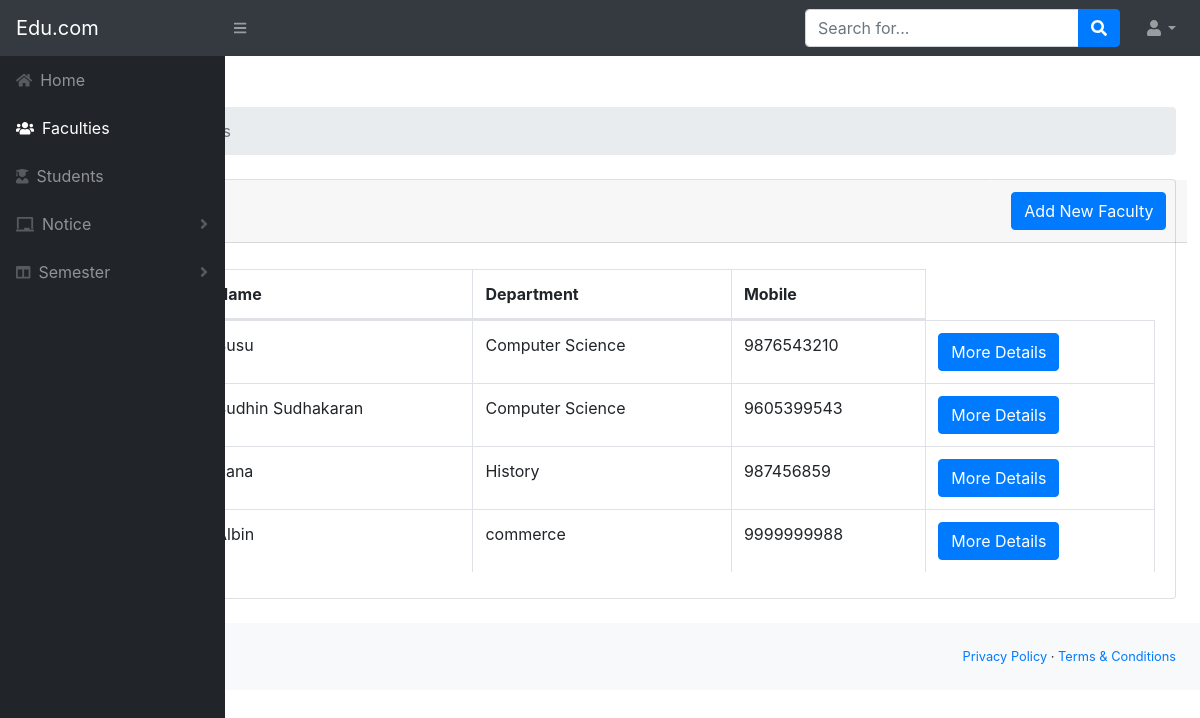
The app's page /view/admin_faculties.php (signed in) with its own data.
### tables this page shows
CREATE TABLE `faculty` (
  `fid` int(11) NOT NULL,
  `fname` varchar(50) NOT NULL,
  `faddress` varchar(100) NOT NULL,
  `fdept` varchar(20) NOT NULL,
  `femail` varchar(50) NOT NULL,
  `fmobile` bigint(20) NOT NULL,
  `fdob` date NOT NULL,
  `fgender` varchar(10) NOT NULL,
  `fpassword` varchar(50) NOT NULL,
  `fstatus` varchar(10) NOT NULL DEFAULT 'pending'
);

### model/AdminModel.php (called while the page is built, shortened)
<?php
    class AdminModel
    {
        function AdminFacultyView()
        {
            include 'config/connection.php';
            $sql = "SELECT * FROM faculty where fstatus = 'approved' ";
            if(mysqli_query($conn,$sql))
            {
                $result = mysqli_query($conn,$sql);
                return $result;
            }
        }
    }
?>

### controller/AdminControl.php (called while the page is built, shortened)
<?php
    include '../model/AdminModel.php';
    class AdminControl
    {
        function AdminFacultyView()
        {
            $obj = new AdminModel();
            $var = $obj -> AdminFacultyView();
            return $var;
        }
    }
?>

### view/admin_faculties.php (the view, shortened to what this page needs)
<!DOCTYPE html>
<html lang="en">
    <head>
        <link href="css/styles.css" rel="stylesheet" />
        <link href="https://cdn.datatables.net/1.10.20/css/dataTables.bootstrap4.min.css" rel="stylesheet" />
    </head>
    <body class="sb-nav-fixed">
        <nav class="sb-topnav navbar navbar-expand navbar-dark bg-dark">
            <a class="navbar-brand" href="index.html">Edu.com</a><button class="btn btn-link btn-sm order-1 order-lg-0" id="sidebarToggle" href="admin_home.php"><i class="fas fa-bars"></i></button
            >
            <form class="d-none d-md-inline-block form-inline ml-auto mr-0 mr-md-3 my-2 my-md-0">
                <div class="input-group">
                    <input class="form-control" type="text" placeholder="Search for..." aria-label="Search" aria-describedby="basic-addon2" />
                    <div class="input-group-append">
                        <button class="btn btn-primary" type="button"><i class="fas fa-search"></i></button>
                    </div>
                </div>
            </form>
            <ul class="navbar-nav ml-auto ml-md-0">
                <li class="nav-item dropdown">
                    <a class="nav-link dropdown-toggle" id="userDropdown" href="#" role="button" data-toggle="dropdown" aria-haspopup="true" aria-expanded="false"><i class="fas fa-user fa-fw"></i></a>
                </li>
            </ul>
        </nav>
        <div id="layoutSidenav">
                    <div id="layoutSidenav_nav">
                        <nav class="sb-sidenav accordion sb-sidenav-dark" id="sidenavAccordion">
                            <div class="sb-sidenav-menu">
                                <div class="nav">
                                    <a class="nav-link" href="admin_home.php"
                                        ><div class="sb-nav-link-icon"><i class="fas fa-home"></i></div>
                                        Home</a
                                    >
                                    <a class="nav-link" href="admin_faculties.php"
                                        ><div class="sb-nav-link-icon"><i class="fas fa-users"></i></div>
                                        Faculties</a
                                    >
                                    <a class="nav-link" href="admin_students.php"
                                        ><div class="sb-nav-link-icon"><i class="fas fa-user-graduate"></i></div>
                                        Students</a
                                    >
                                    <a class="nav-link collapsed" href="#" data-toggle="collapse" data-target="#collapse" aria-expanded="false" aria-controls="collapseLayouts"
                                        ><div class="sb-nav-link-icon"><i class="fas fa-chalkboard"></i></div>
                                        Notice
                                        <div class="sb-sidenav-collapse-arrow"><i class="fas fa-angle-down"></i></div
                                    ></a>
                                    <a class="nav-link collapsed" href="#" data-toggle="collapse" data-target="#collapseLayouts" aria-expanded="false" aria-controls="collapseLayouts"
                                        ><div class="sb-nav-link-icon"><i class="fas fa-columns"></i></div>
                                        Semester
                                        <div class="sb-sidenav-collapse-arrow"><i class="fas fa-angle-down"></i></div
                                    ></a>
                                        </nav>
                                    </div>
                                    <a class="nav-link" href="charts.html"
                                        ><div class="sb-nav-link-icon"><i class=""></i></div>
                                        </a
                                    ><a class="nav-link" href="tables.html"
                                        ><div class="sb-nav-link-icon"><i class=""></i></div>
                                        </a
                                    >
                                </div>
                                <div class="sb-sidenav-footer">
                                    <div class="small">Logged in as:</div>
                                </div>
            <div id="layoutSidenav_content">
                <main>
                    <div class="container-fluid mt-5">
                        <ol class="breadcrumb mb-4">
                            <li class="breadcrumb-item"><a href="admin_home.php">Administrator</a></li>
                            <li class="breadcrumb-item active">Faculties</li>
                        </ol>
                        <div class="card mb-4">
                            <div class="row">
                            <div class="col-10 card-header"><i class="fas fa-table mr-1"></i>Approved Faculties</div>
                            <div class="col-2 card-header">
                            <a class="btn btn-primary" href="admin_faculty_add.php">Add New Faculty</a>
                            </div>
                        </div>
                            <div class="card-body">
                                <div class="table-responsive">
                                    <table class="table table-bordered" id="dataTable" width="100%" cellspacing="0">
                                        <thead>
                                            <tr>
                                                <th>Faculty Id</th>
                                                <th>Name</th>
                                                <th>Department</th>
                                                <th>Mobile</th>
                                            </tr>
                                        </thead>
                                    <?php
                                        include_once '../controller/AdminControl.php';
                                        $obj = new AdminControl();
                                        $result = $obj -> AdminFacultyView();
                                        while($row = mysqli_fetch_assoc($result))
                                        {
                                    ?>
                                        <tbody>
                                            <tr>
                                            <form method="POST">
                                                <td><?php echo $row['fid']; ?></td>
                                                <td><?php echo $row['fname']; ?></</td>
                                                <td><?php echo $row['fdept']; ?></</td>
                                                <td><?php echo $row['fmobile']; ?></</td>
                                                <td><a class="btn btn-primary text-white" href="admin_faculty_profile_edit.php?id=<?php echo $row['fid']; ?>">More Details</a></td>
                                            </tr>
                                            <?php } ?>
                                        </tbody>
                                    </table>
                                </div>
                            </div>
                        </div>
                    </div>
                </main>
                <footer class="py-4 bg-light mt-auto">
                    <div class="container-fluid">
                        <div class="d-flex align-items-center justify-content-between small">
                            <div class="text-muted">Copyright &copy; Your Website 2019</div>
                            <div>
                                <a href="#">Privacy Policy</a>
                                &middot;
                                <a href="#">Terms &amp; Conditions</a>
                            </div>
                        </div>
                    </div>
                </footer>
            </div>
    </body>
</html>

### records on screen
faculty: fname "Susu", fdept "Computer Science", fmobile "9876543210"
faculty: fname "Sudhin Sudhakaran", fdept "Computer Science", fmobile "9605399543"
faculty: fname "gana", fdept "History", fmobile "987456859"
faculty: fname "Albin", fdept "commerce", fmobile "9999999988"
